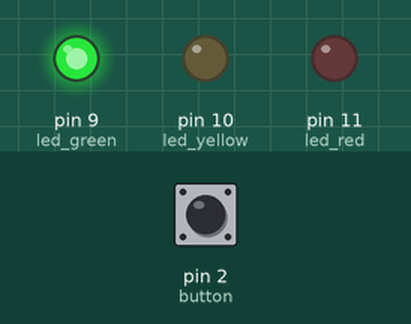
This sketch was run on a simulated Arduino Uno, built with avr-gcc and run on an emulated ATmega328P. On the bench: output pins drawn as LEDs (lit = HIGH). The test bench sets the inputs (shaded band); at power-on: pin 2 (button) LOW.

Above: at 1.2 s.
1.3 s: pin 2 (button) pulled HIGH for 0.15 s
At 2.6 s:
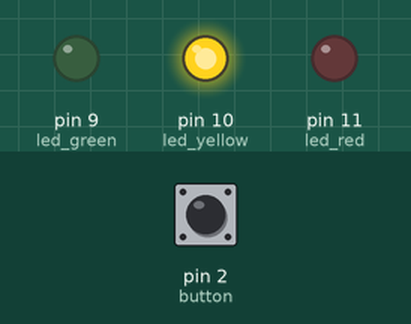
4.4 s: pin 2 (button) pulled HIGH for 3.2 s
At 11.1 s:
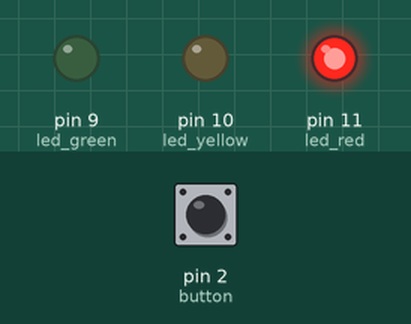
Timing chart, 0 to 14.8 s (numbered marks = the images above; inputs shaded):
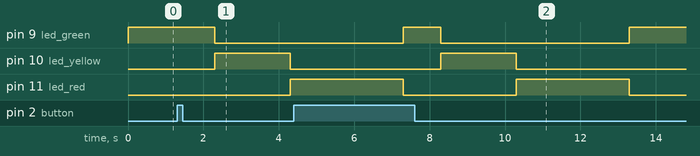

The sketch:

pedestrian_crossing.ino
```cpp
/*
 Pedestrian Crossing
 by Christian Barran
*/

int led_green = 9;
int led_yellow = 10;
int led_red = 11;
int button = 2;

// the setup function runs once when you press reset or power the board
void setup() {
  // initialize digital pin LED_BUILTIN as an output.
  pinMode(led_green,OUTPUT);
  pinMode(led_yellow,OUTPUT);
  pinMode(led_red,OUTPUT);
  pinMode(button,INPUT);
  digitalWrite(led_green, HIGH);   //Green light on
}

// the loop function runs over and over again forever
void loop() {

  if(digitalRead(button)== HIGH){ //skip if condition not true
    delay(1000); //wait
    digitalWrite(led_green, LOW);
    digitalWrite(led_yellow, HIGH);
    delay(2000);
    digitalWrite(led_yellow, LOW);
    digitalWrite(led_red, HIGH);
    delay(3000);
    digitalWrite(led_red, LOW);
    digitalWrite(led_green, HIGH);   //Green light on
  }
}
```

Measured:
- after the input at 1.3 s, pin 9 (led_green): HIGH → LOW after 1.0 s; pin 10 (led_yellow): LOW → HIGH after 1.0 s, → LOW 2.0 s later; pin 11 (led_red): LOW → HIGH after 3.0 s
- after the input at 4.4 s, pin 10 (led_yellow): LOW → HIGH after 3.9 s, → LOW 2.0 s later
